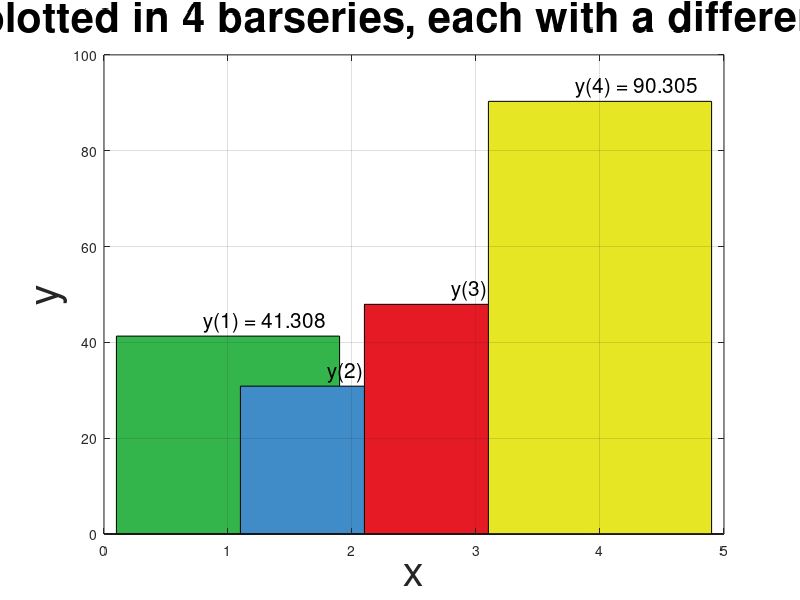

Reproduce this figure in MATLAB.
% Demo macro plot 4 bars and give a different color to each one.
% Also plots the value of the bar above the bar.
clc;    % Clear the command window.
close all;  % Close all figures (except those of imtool.)
clear;  % Erase all existing variables.
workspace;  % Make sure the workspace panel is showing.
fontSize = 30;
format compact
% Ask user for the number of bars.
defaultValue = 4;
titleBar = 'Enter an integer value';
userPrompt = 'Enter the number of bars';
caUserInput = inputdlg(userPrompt, titleBar, 1, {num2str(defaultValue)});
if isempty(caUserInput),return,end; % Bail out if they clicked Cancel.
integerValue = round(str2double(cell2mat(caUserInput)));
% Check for a valid integer.
if isnan(integerValue)
    % They didn't enter a number.  
    % They clicked Cancel, or entered a character, symbols, or something else not allowed.
    integerValue = defaultValue;
    message = sprintf('I said it had to be an integer.\nI will use %d and continue.', integerValue);
    uiwait(warndlg(message));
end
% Define sample data in the range 20-80.
x = 1 : integerValue;
y = 20 + 80 * rand(integerValue)
numberOfBars = length(y);
button = menu('Use which colormap?', 'Custom', 'Random', 'Jet', 'Hot', 'Lines');
if button == 1
	% Make up a custom colormap specifying the color for each bar series.
	barColorMap(1,:) = [.2 .71 .3];	% Green Color for segment 1.
	barColorMap(2,:) = [.25 .55 .79];	% Blue Color for segment 2.
	barColorMap(3,:) = [.9 .1 .14];	% Red Color for segment 3.
	barColorMap(4,:) = [.9 .9 .14];	% Yellow Color for segment 4.
	% I have not defined any more than 4 colors in this demo.
	% For any number of bars beyond 4, just make up random colors.
	if numberOfBars > 4
		barColorMap(5:numberOfBars, 1:3) = rand(numberOfBars-4, 3);
	end
elseif button == 2
	% Example of using colormap with random colors
	barColorMap = rand(numberOfBars, 3); 
elseif button == 3
	% Example of using pre-defined jet colormap
	barColorMap = jet(numberOfBars); 
elseif button == 4
	% Example of using pre-defined Hot colormap
	barColorMap = hot(numberOfBars); 
else
	% Example of using pre-defined lines colormap
	barColorMap = lines(numberOfBars); 
end
% Plot each number one at a time, calling bar() for each y value.
for b = 1 : numberOfBars
	% Plot one single bar as a separate bar series.
	handleToThisBarSeries(b) = bar(x(b), y(b), 'BarWidth', 0.9);
	% Apply the color to this bar series.
	set(handleToThisBarSeries(b),'FaceColor', barColorMap(b,:));
	% Place text atop the bar
	barTopper = sprintf('y(%d) = %.3f', x(b), y(b));
	text(x(b)-0.2, y(b)+3, barTopper, 'FontSize', 15);
	hold on;
end
% Fancy up the graph.
grid on;
caption = sprintf('Data plotted in %d barseries, each with a different color', length(y));
title(caption, 'FontSize', fontSize);
xlabel('x', 'FontSize', fontSize);
ylabel('y', 'FontSize', fontSize);
% Restore the x tick marks.
set(gca, 'XTickMode', 'Auto');
% set(gca, 'XTickLabels', xTickLabels);
% Enlarge figure to full screen.
set(gcf, 'units','normalized','outerposition',[0 0 1 1]);
% Give a name to the title bar.
set(gcf,'name','Demo by ImageAnalyst','numbertitle','off');